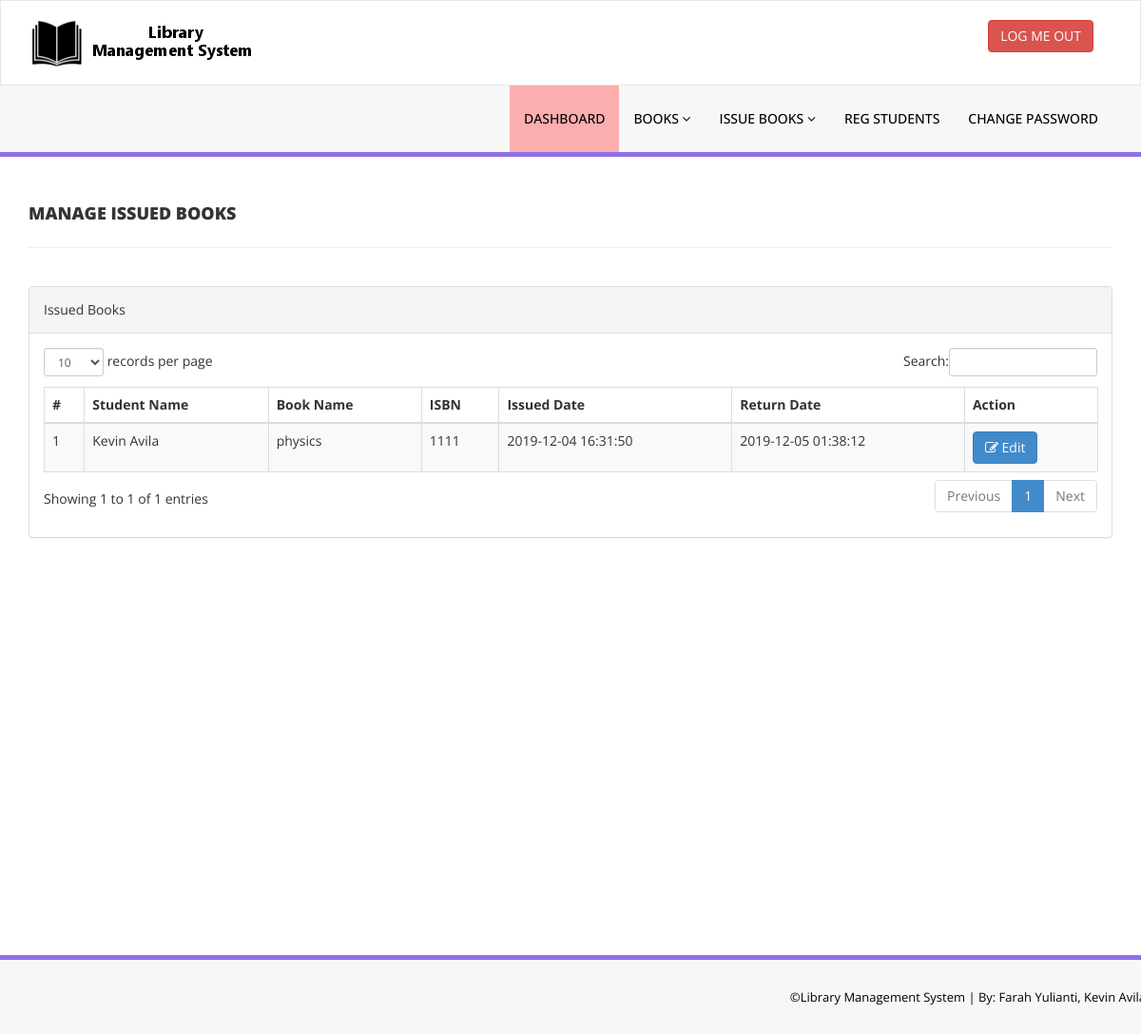
The app's page /library/admin/manage-issued-books.php (signed in) with its own data.
### tables this page shows
CREATE TABLE IF NOT EXISTS `tblissuedbookdetails` (
  `id` int(11) NOT NULL AUTO_INCREMENT,
  `BookId` int(11) DEFAULT NULL,
  `StudentID` varchar(150) DEFAULT NULL,
  `IssuesDate` timestamp NULL DEFAULT CURRENT_TIMESTAMP,
  `ReturnDate` timestamp NULL DEFAULT NULL ON UPDATE CURRENT_TIMESTAMP,
  `RetrunStatus` int(1) DEFAULT NULL,
  `fine` int(11) DEFAULT NULL,
  PRIMARY KEY (`id`)
);

CREATE TABLE IF NOT EXISTS `tblstudents` (
  `id` int(11) NOT NULL AUTO_INCREMENT,
  `StudentId` varchar(100) DEFAULT NULL,
  `FullName` varchar(120) DEFAULT NULL,
  `EmailId` varchar(120) DEFAULT NULL,
  `MobileNumber` char(11) DEFAULT NULL,
  `Password` varchar(120) DEFAULT NULL,
  `Status` int(1) DEFAULT NULL,
  `RegDate` timestamp NULL DEFAULT CURRENT_TIMESTAMP,
  `UpdationDate` timestamp NULL DEFAULT NULL ON UPDATE CURRENT_TIMESTAMP,
  PRIMARY KEY (`id`),
  UNIQUE KEY `StudentId` (`StudentId`)
);

CREATE TABLE IF NOT EXISTS `tblbooks` (
  `id` int(11) NOT NULL AUTO_INCREMENT,
  `BookName` varchar(255) DEFAULT NULL,
  `ISBNNumber` int(11) DEFAULT NULL,
  `BookPrice` int(11) DEFAULT NULL,
  `RegDate` timestamp NULL DEFAULT CURRENT_TIMESTAMP,
  `UpdationDate` timestamp NULL DEFAULT NULL ON UPDATE CURRENT_TIMESTAMP,
  PRIMARY KEY (`id`)
);

### library/admin/manage-issued-books.php (the view, shortened to what this page needs)
<?php
include('includes/config.php');
if(strlen($_SESSION['alogin'])==0)
    {
header('location:index.php');
}
else{
    ?>
<!DOCTYPE html>
<html xmlns="http://www.w3.org/1999/xhtml">
<head>
    <link href="assets/css/bootstrap.css" rel="stylesheet" />
    <link href="assets/css/font-awesome.css" rel="stylesheet" />
    <link href="assets/js/dataTables/dataTables.bootstrap.css" rel="stylesheet" />
    <link href="assets/css/style.css" rel="stylesheet" />
</head>
<body>
<?php include('includes/header.php');?>
    <div class="content-wrapper">
         <div class="container">
        <div class="row pad-botm">
            <div class="col-md-12">
                <h4 class="header-line">Manage Issued Books</h4>
    </div>
     <div class="row">
</div>
        </div>
            <div class="row">
                <div class="col-md-12">
                    <div class="panel panel-default">
                        <div class="panel-heading">
                          Issued Books
                        </div>
                        <div class="panel-body">
                            <div class="table-responsive">
                                <table class="table table-striped table-bordered table-hover" id="dataTables-example">
                                    <thead>
                                        <tr>
                                            <th>#</th>
                                            <th>Student Name</th>
                                            <th>Book Name</th>
                                            <th>ISBN </th>
                                            <th>Issued Date</th>
                                            <th>Return Date</th>
                                            <th>Action</th>
                                        </tr>
                                    </thead>
                                    <tbody>
<?php $sql = "SELECT tblstudents.FullName,tblbooks.BookName,tblbooks.ISBNNumber,tblissuedbookdetails.IssuesDate,tblissuedbookdetails.ReturnDate,tblissuedbookdetails.id as rid from  tblissuedbookdetails join tblstudents on tblstudents.StudentId=tblissuedbookdetails.StudentId join tblbooks on tblbooks.id=tblissuedbookdetails.BookId order by tblissuedbookdetails.id desc";
$query = $dbh -> prepare($sql);
$query->execute();
$results=$query->fetchAll(PDO::FETCH_OBJ);
$cnt=1;
if($query->rowCount() > 0)
{
foreach($results as $result)
{               ?>
                                        <tr class="odd gradeX">
                                            <td class="center"><?php echo htmlentities($cnt);?></td>
                                            <td class="center"><?php echo htmlentities($result->FullName);?></td>
                                            <td class="center"><?php echo htmlentities($result->BookName);?></td>
                                            <td class="center"><?php echo htmlentities($result->ISBNNumber);?></td>
                                            <td class="center"><?php echo htmlentities($result->IssuesDate);?></td>
                                            <td class="center"><?php if($result->ReturnDate=="")
                                            {
                                                echo htmlentities("Not Return Yet");
                                            } else {
                                            echo htmlentities($result->ReturnDate);
}
                                            ?></td>
                                            <td class="center">
                                            <a href="update-issue-bookdeails.php?rid=<?php echo htmlentities($result->rid);?>"><button class="btn btn-primary"><i class="fa fa-edit "></i> Edit</button>
                                            </td>
                                        </tr>
 <?php $cnt=$cnt+1;}} ?>
                                    </tbody>
                                </table>
                            </div>
                        </div>
                    </div>
                </div>
            </div>
    </div>
    </div>
  <?php include('includes/footer.php');?>
</body>
</html>
<?php } ?>

### library/admin/assets/css/style.css (style rules this page uses)
.content-wrapper { margin-top: 40px; min-height:800px; padding-bottom:90px; }
.header-line { font-weight:900; padding-bottom:25px; border-bottom:1px solid #eeeeee; text-transform:uppercase; }
.pad-botm { padding-bottom:30px; }

### records on screen
tblissuedbookdetails: tblstudents.FullName "Kevin Avila", BookId.BookName "physics", BookId.ISBNNumber "1111", IssuesDate "2019-12-04 16:31:50", ReturnDate "2019-12-05 01:38:12"
